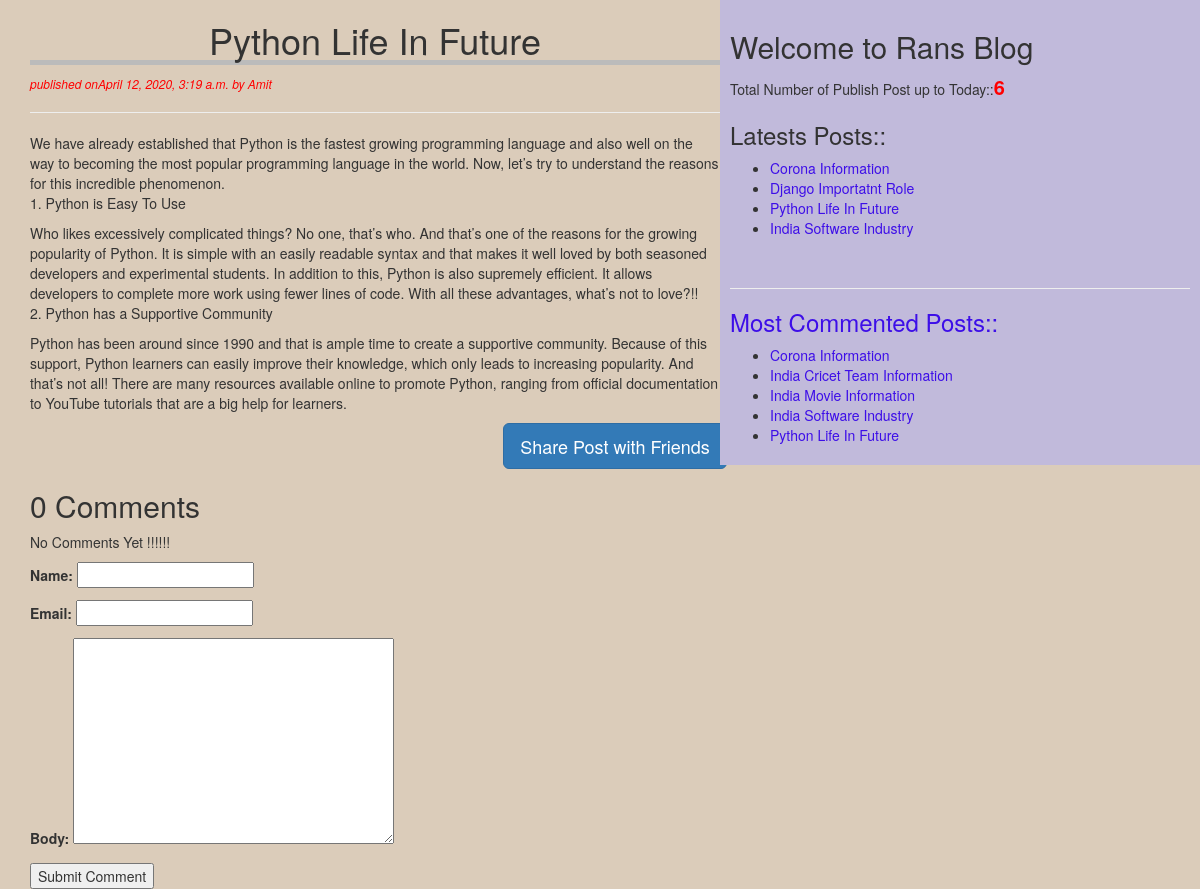
The app's page /detail/2020/4/12/python-life-future with its own data.
### blog/models.py (models this page shows, shortened)
class Post(models.Model):
    STATUS_CHOICES=(('draft','Draft'),('published','Published' ))
    title=models.CharField(max_length=256)
    slug=models.SlugField(max_length=264,unique_for_date='publish')
    author=models.ForeignKey(User,related_name='blog_posts',on_delete=models.DO_NOTHING)
    body=models.TextField()
    publish=models.DateTimeField(default=timezone.now)
    created=models.DateTimeField(auto_now_add=True)
    updated=models.DateTimeField(auto_now=True)
    status=models.CharField(max_length=10,choices=STATUS_CHOICES,default='draft')
    objects=CustomManager()
    tags=TaggableManager()
    class Meta:
        ordering=('-publish',)

### blog/views.py (the view)
# urls.py: path('detail/<int:year>/<int:month>/<int:day>/<slug:post>', views.post_detail_view),
def post_detail_view(request,year,month,day,post):
    post=get_object_or_404(Post,slug=post,
                                status='published',
                                publish__year=year,
                                publish__month=month,
                                publish__day=day)
    comments=post.comments.filter(active=True)
    csubmit=False
    if request.method=='POST':
        form=CommentForm(request.POST)
        if form.is_valid():
            new_comment=form.save(commit=False)
            new_comment.post=post
            new_comment.save()
            csubmit=True
    else:
        form=CommentForm()
    return render(request,'blog/post_detail.html',{'post':post,'form':form,'csubmit':csubmit,'comments':comments})

### blog/forms.py
class CommentForm(forms.ModelForm):
    class Meta:
        model=Comment
        fields=('name','email','body')

### blog/models.py (called while the page is built)
    def get_queryset(self):
        return super().get_queryset().filter(status='published')

### blog/templatetags/blog_tags.py (called while the page is built)
@register.simple_tag(name='my_tag')
def total_posts():
    return Post.objects.count()

@register.inclusion_tag('blog/latest_posts123.html')
def show_latest_posts():
    latest_posts=Post.objects.order_by('-publish')[:4]
    return {'latest_posts':latest_posts}

@register.simple_tag
def get_most_commented_posts(count=5):
    return Post.objects.annotate(total_comments=Count('comments')).order_by('-total_comments')[:count]

### template/blog/post_detail.html (shortened to what this page needs)
<!DOCTYPE html>
{%extends 'blog/base.html'%}
{%block content%}
    <h1>{{post.title}}</h1>
    <p id='date'>  published on{{post.publish}} by {{post.author|title}}</p><hr>
    {{post.body|linebreaks}}
    <div class="container" align='center'>
    <a href="/share/{{post.id}}"class = 'btn btn-primary btn-lg'>Share Post with Friends</a>
    </div>
    <h2>{{comments.count}} Comment{{comments.count|pluralize}}</h2>
    {%if comments%}
      {%for comment in comments%}
      <p>Comment {{forloop.counter}} by {{comment.name}} on {{comment.created}}</p><hr>
      <div class="cb">
        {{comment.body|linebreaks}}
      </div>
      {%endfor%}
      {%else%}
      <p>No Comments Yet !!!!!!</p>
      {%endif%}
      {% if csubmit %}
      <h2>Comment Added Successfully</h2>
      {%else%}
      <form class="" method="post">
      {{form.as_p}}
      <input type="submit" name="" value="Submit Comment">
      </form>
      {%endif%}
    {%endblock%}

### template/blog/base.html (shortened to what this page needs)
<!DOCTYPE html>
{%load blog_tags%}
{%load static%}
<html lang="en" dir="ltr">
  <head>
    <link rel="stylesheet" href="https://stackpath.bootstrapcdn.com/bootstrap/3.4.1/css/bootstrap.min.css"
>
<link rel="stylesheet" href="{%static "css/blog.css" %}">
  </head>
  <body>
      <div class="content">
        {%block content%}
        {%endblock%}
    </div>
    <div class='sidebar'>
      <h2>Welcome to Rans Blog</h2>
      <p>Total Number of Publish Post up to Today::<span id='pcount'>{%my_tag%}</span></p>
      <h3>Latests Posts::</h3>{%show_latest_posts%} <br>
      <hr>
      <h3>Most Commented Posts::</h3>
      {%get_most_commented_posts as most_commented_posts%}
      <ul>
        {%for post in most_commented_posts%}
        <li><a href="/detail/{{post.publish.year}}/{{post.publish.month}}/{{post.publish.day}}/{{post.slug}}">{{post.title}}</li>
          {%endfor%}
      </ul>
    </div>
  </body>
</html>

### template/blog/latest_posts123.html
<ul>
  {%for post in latest_posts%}
  <li><a href="/detail/{{post.publish.year}}/{{post.publish.month}}/{{post.publish.day}}/{{post.slug}}">{{post.title}}</li>
  {%endfor%}
</ul>

### static/css/blog.css (style rules this page uses)
.content { width: 60%; float:left; padding: 0 0 0 30px; background: #dbccba; }
.sidebar { width: 40%; float: right; padding: 10px; background: #c1badb; }
h1 { text-align: center; border-bottom: 5px solid #bbb; }
body { background-color: #dbccba; }
#pcount { font-size: 20px; color: red; font-weight: bold; }
#date { color: red; font-size: 12px; font-style: italic; }
a { color: #3d0ee8; }

### records on screen
Post: title "Python Life In Future", publish "April 12, 2020, 3:19 a.m.", author "Amit", body "We have already established that Python is the fastest growing programming language and also well on the way to becoming the most popular programming language in the world. Now, let’s try to understand the reasons for this incredible phenomenon. 1. Python is Easy To Use Who likes excessively complicated things? No one, that’s who. And that’s one of the reasons for the growing popularity of Python. It is simple with an easily readable syntax and that makes it well loved by both seasoned developers and experimental students. In addition to this, Python is also supremely efficient. It allows developers to complete more work using fewer lines of code. With all these advantages, what’s not to…"
Post: title "Corona Information"
Post: title "Django Importatnt Role"
Post: title "India Software Industry"
Post: title "India Cricet Team Information"
Post: title "India Movie Information"

### other values on screen
{{ comments.count }} "0"
